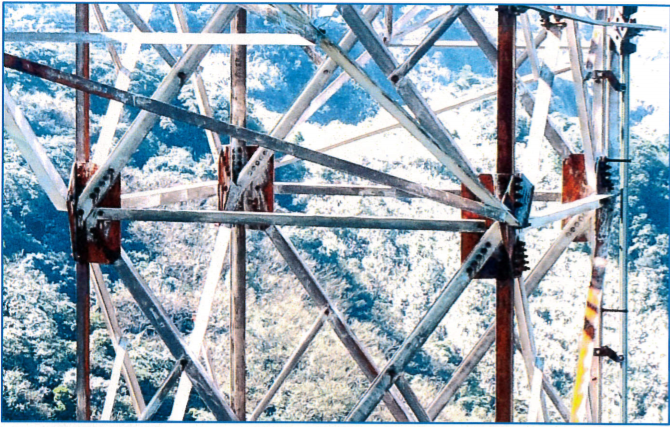
#> input picture 01.PNG, 670 x 427 px
$ python -i funtion_type_white.py   (imports and definitions only)
#> lines starting #> are read from the running program, lines starting #| are printed output that depends on the picture; after the words box and inside, x2 and y2 are one past the last pixel; in counts of white or black regions, pixels touching at a corner belong together
import cv2
import numpy as np
import os
import matplotlib.pyplot as plt
from PIL import Image
from PIL import ImageEnhance

def single_np(arr, target):
    arr = np.array(arr)
    mask = (arr == target)
    arr_new = arr[mask]
    return arr_new.size # 計算單個元素出現次數


def rust_identification (input_img ,output_img = 'no need'):
    '''
    input_img : The filename of the input image
    output_img : The filename of the output image, and it is optional!!
    First value of return : total pixel of rusty part(red part)
    Second value of return : total pixel of towel part(white part)
    Thrid value of return : the percentage of rusty
    left image : The original image with enhancement
    middle image : The image include the part of tower(find the part of white)
    right image : The image include the part of rust(find the part of red and purple)
    '''
#> called with input_img = '01.PNG', output_img = 'no need'
    if not os.path.isfile(input_img):
        print ("Fail to open ",end= ' ')
        print (input_img)
        return None,None,None

    img = cv2.imread(input_img, 1) #Read the image as img
#> img is the input picture: shape (427, 670, 3); mean B, G, R 182.1, 169.8, 153.4

    image = Image.fromarray(cv2.cvtColor(img,cv2.COLOR_BGR2RGB))  #Transform to RGB, the structure of PIT
    enh_col = ImageEnhance.Color(image)  #Color enhencement
    color = 3.0
    image_colored1 = enh_col.enhance(color) #Transform back to BGR, the structure of open CV
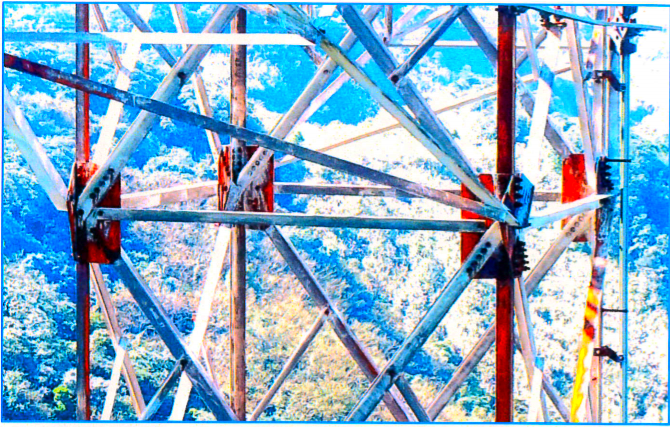
#> image_colored1: PIL image 670x427 RGB; mean R, G, B 137.7, 176.9, 204
    img_hsv = cv2.cvtColor(img, cv2.COLOR_BGR2HSV) #Create a HSV one
#> img_hsv: shape (427, 670, 3); mean H, S, V 87.1, 67, 187.2


    #Set different boundaries for different shades of rust
    boundaries1 = [([0, 0, 221],[180, 30, 255])]#white
    boundaries2 = [([0, 43, 46],[10, 255, 255])]#red 1
    boundaries5 = [([125, 43, 46],[180, 255, 255])]#red 2
    pixal_white = 0
    #detec all range white
    for (lower1, upper1) in boundaries1:
        lower1 = np.array(lower1, dtype = "uint8")
        upper1 = np.array(upper1, dtype = "uint8")
        mask = cv2.inRange(img_hsv, lower1, upper1) #Finding all of the points in range WHITE
        for k in mask:
            for y in k:
                if y is not 0:
                    pixal_white = pixal_white+1 #calculate the part of white
        white_part = cv2.copyTo(img_hsv,mask)
        white_part = cv2.cvtColor(white_part, cv2.COLOR_HSV2BGR)
#> this loop made 1 pass
#> pass 1, in rust_identification, `white_part = cv2.cvtColor(white_part, cv2.COLOR_HSV2BGR)`:
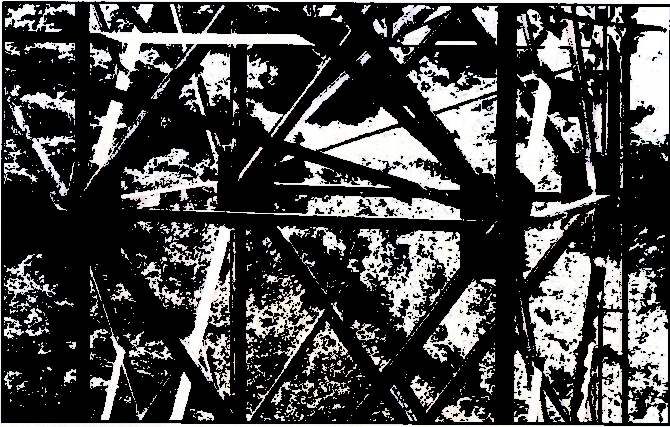
#> white_part: shape (427, 670, 3); mean B, G, R 71.1, 71, 71.2
#> after the loop, pixal_white = 286090

    #detec all range red 1
    for (lower2, upper2) in boundaries2:
        lower2 = np.array(lower2, dtype = "uint8")
        upper2 = np.array(upper2, dtype = "uint8")
        mask = cv2.inRange(img_hsv, lower2, upper2) #Finding all of the points in range RED
        pixal_red_1 = single_np(mask,255)
        red1_part = cv2.bitwise_and(img,img_hsv, mask = mask)
        red1_part = cv2.cvtColor(red1_part, cv2.COLOR_HSV2BGR)
#> this loop made 1 pass
#> pixal_red_1 on pass 1: 6286
#> pass 1, in rust_identification, `mask = cv2.inRange(img_hsv, lower2, upper2)`:
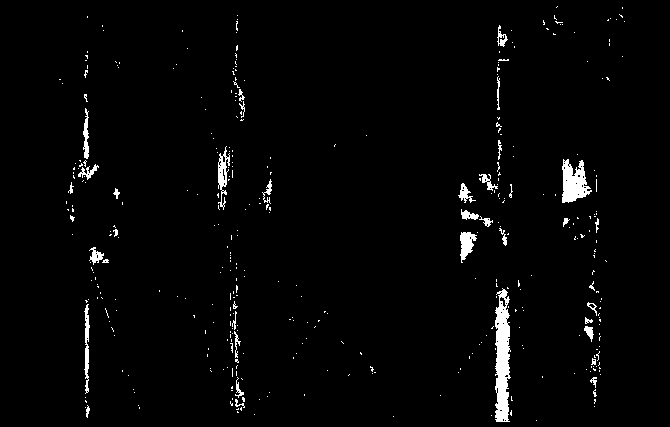
#> mask: shape (427, 670); 2.2% white; 385 white regions (348 under 20 px), largest, box (x1, y1, x2, y2) and area: (495, 288, 511, 422) 1543, (562, 159, 592, 203) 817, (218, 146, 230, 210) 336
#> pass 1, in rust_identification, `red1_part = cv2.cvtColor(red1_part, cv2.COLOR_HSV2BGR)`:
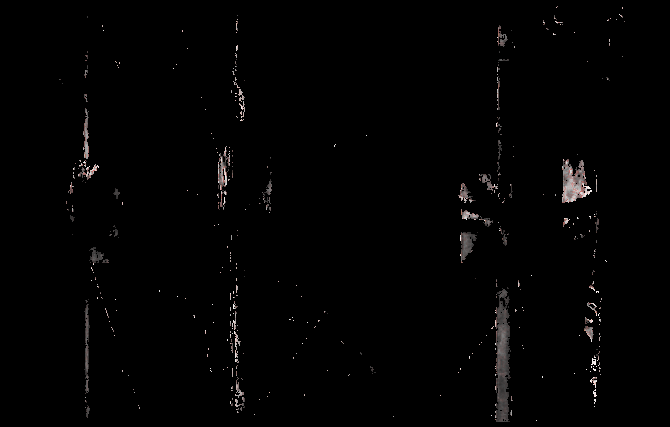
#> red1_part: shape (427, 670, 3); mean B, G, R 2.4, 2.4, 2.7

    #detec all range red 2
    for (lower3, upper3) in boundaries2:
        lower3 = np.array(lower3, dtype = "uint8")
        upper3 = np.array(upper3, dtype = "uint8")
        mask = cv2.inRange(img_hsv, lower3, upper3) #Finding all of the points in range RED
        pixal_red_2 = single_np(mask,255)
        red2_part = cv2.bitwise_and(img,img_hsv, mask = mask)
        red2_part = cv2.cvtColor(red2_part, cv2.COLOR_HSV2BGR)
#> this loop made 1 pass

    red_part = red1_part + red2_part #The rusty part
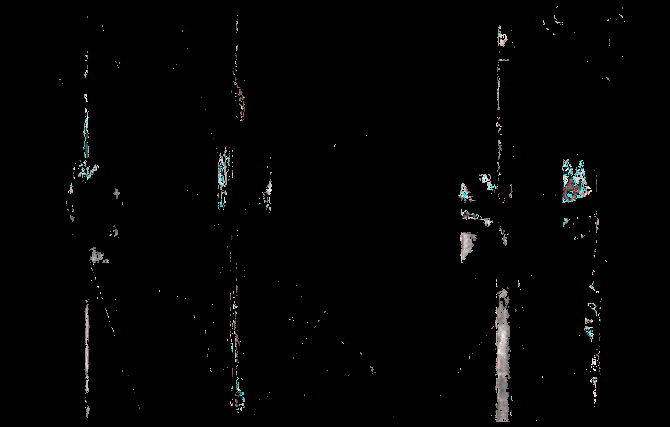
#> red_part: shape (427, 670, 3); mean B, G, R 3.2, 3.2, 3.1
    pixal_red = pixal_red_1 + pixal_red_2 #calculate the total pixal of rust part
#> pixal_red = 12572

    result1 = cv2.addWeighted(img, 0.1, red_part, 0.9, 0)  #融合圖片
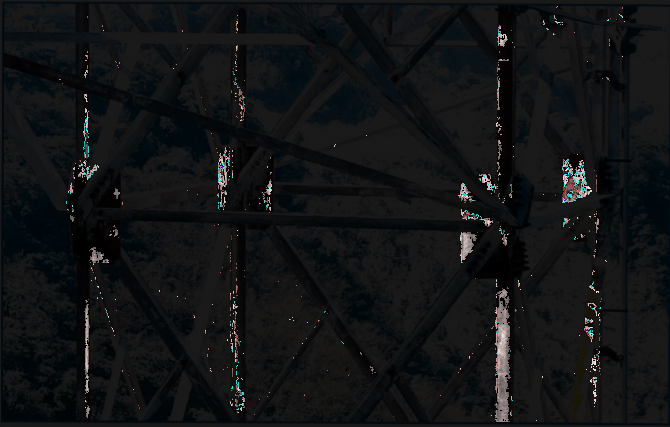
#> result1: shape (427, 670, 3); mean B, G, R 21.1, 19.8, 18.1
    result = np.concatenate([img, white_part , result1], axis=1) #拚接圖片
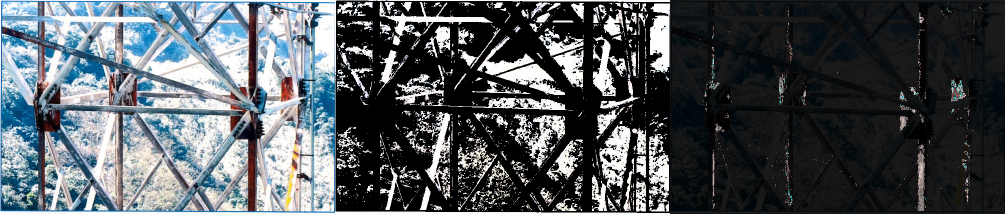
#> result: shape (427, 2010, 3) (shown at 1/2 size); mean B, G, R 91.4, 86.9, 80.9
    percentage = pixal_red / (pixal_white + pixal_red)
#> percentage = 0.0421
    #將拼接好的檔案丟到分類好的路徑資料夾下, optional
    if (output_img != 'no need') :
        try:
            cv2.imwrite(output_img,result)
        except:
            print ('Fail to output image to', end =' ')
            print (output_img)
    return pixal_red,pixal_white,percentage

>>> result = rust_identification('01.PNG')
#> result = (12572, 286090, 0.0421)

$ run again, on 02.PNG
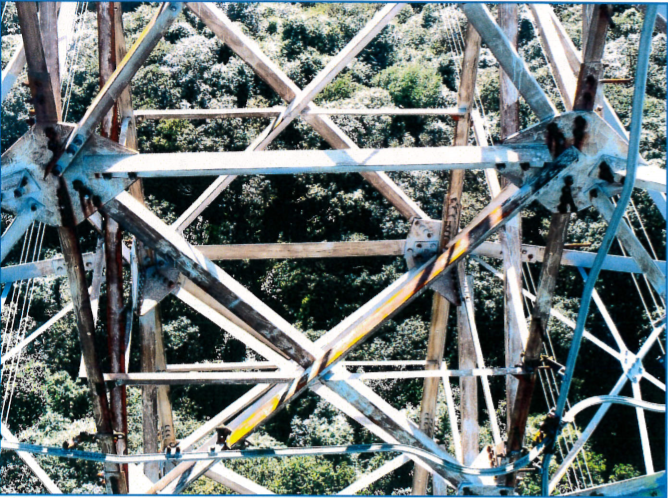
#> input picture 02.PNG, 668 x 498 px
#> in rust_identification, img is the input picture: shape (498, 668, 3); mean B, G, R 122, 121.1, 109.9
#> img_hsv: shape (498, 668, 3); mean H, S, V 76.3, 79.3, 129.8
#> the loop in rust_identification, `for (lower1, upper1) in boundaries1:` made 1 pass
#> pass 1, in rust_identification, `mask = cv2.inRange(img_hsv, lower1, upper1)`:
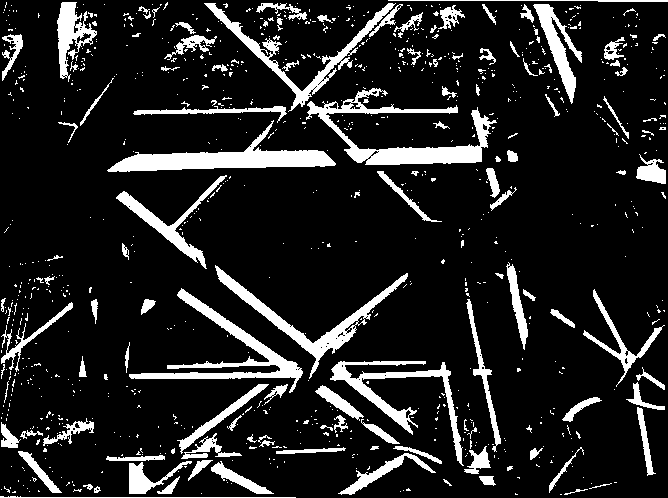
#> mask: shape (498, 668); 13.3% white; 905 white regions (781 under 20 px), largest, box (x1, y1, x2, y2) and area: (306, 88, 497, 165) 3889, (107, 120, 336, 172) 3674, (129, 288, 303, 393) 2939
#> after the loop in rust_identification, `for (lower1, upper1) in boundaries1:`: pixal_white = 332664
#> the loop in rust_identification, `for (lower2, upper2) in boundaries2:` made 1 pass
#> pixal_red_1 on pass 1: 5497
#> the loop in rust_identification, `for (lower3, upper3) in boundaries2:` made 1 pass
#> pixal_red = 10994
#> in rust_identification, `result = np.concatenate([img, white_part , result1], axis=1)`:
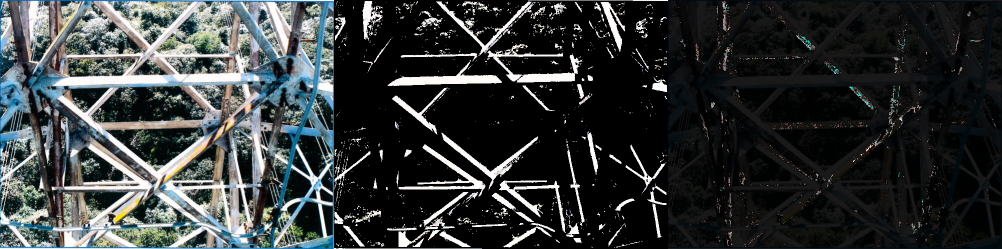
#> result: shape (498, 2004, 3) (shown at 1/2 size); mean B, G, R 56, 55.8, 51.7
#> percentage = 0.032
#> `result = rust_identification('01.PNG')`: result = (10994, 332664, 0.032)

$ run again, on 03.PNG
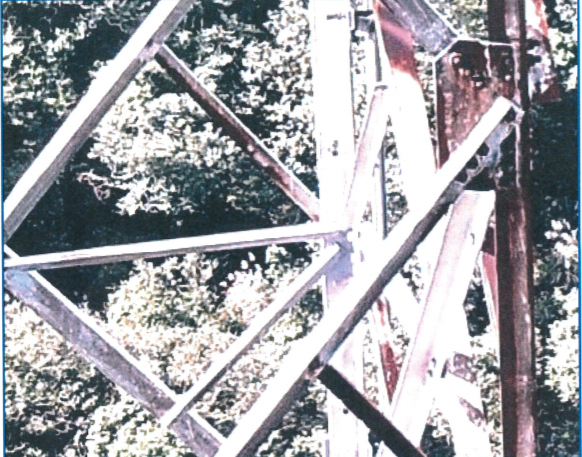
#> input picture 03.PNG, 582 x 457 px
#> in rust_identification, img is the input picture: shape (457, 582, 3); mean B, G, R 166.2, 161.3, 160
#> img_hsv: shape (457, 582, 3); mean H, S, V 85.9, 32.2, 169.4
#> after the loop in rust_identification, `for (lower1, upper1) in boundaries1:`: pixal_white = 265974
#> the loop in rust_identification, `for (lower2, upper2) in boundaries2:` made 1 pass
#> pixal_red_1 on pass 1: 521
#> pass 1, in rust_identification, `mask = cv2.inRange(img_hsv, lower2, upper2)`:
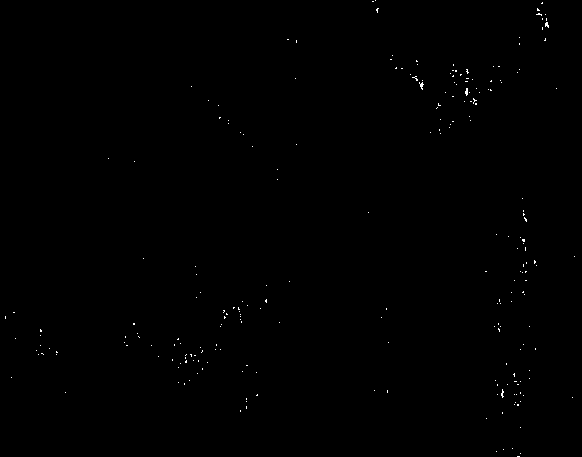
#> mask: shape (457, 582); 0.2% white in thin lines or dots
#> the loop in rust_identification, `for (lower3, upper3) in boundaries2:` made 1 pass
#> pixal_red = 1042
#> in rust_identification, `result = np.concatenate([img, white_part , result1], axis=1)`:
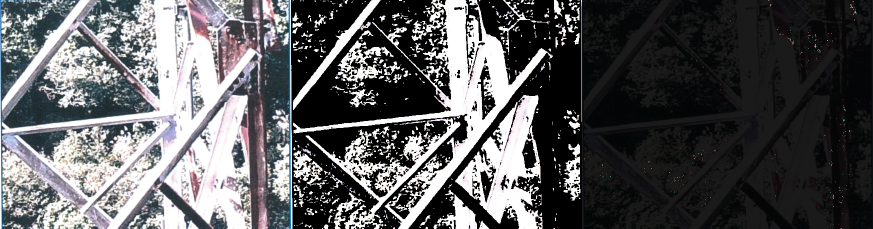
#> result: shape (457, 1746, 3) (shown at 1/2 size); mean B, G, R 91.9, 90, 89.7
#> percentage = 0.0039
#> `result = rust_identification('01.PNG')`: result = (1042, 265974, 0.0039)

$ run again, on 04.PNG
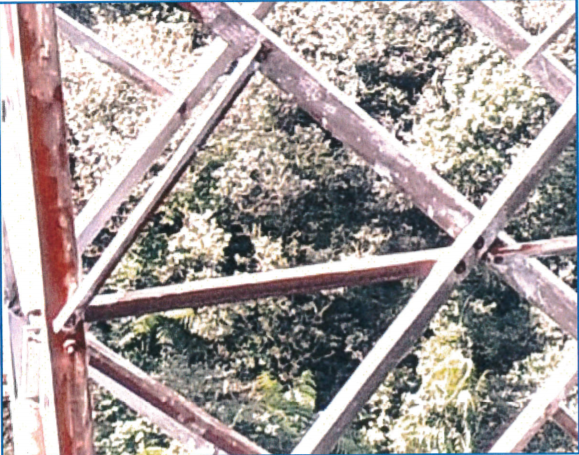
#> input picture 04.PNG, 579 x 455 px
#> in rust_identification, img is the input picture: shape (455, 579, 3); mean B, G, R 158.2, 159.4, 168.2
#> img_hsv: shape (455, 579, 3); mean H, S, V 73.1, 35.9, 172.5
#> after the loop in rust_identification, `for (lower1, upper1) in boundaries1:`: pixal_white = 263445
#> the loop in rust_identification, `for (lower2, upper2) in boundaries2:` made 1 pass
#> pixal_red_1 on pass 1: 14771
#> the loop in rust_identification, `for (lower3, upper3) in boundaries2:` made 1 pass
#> pixal_red = 29542
#> in rust_identification, `result = np.concatenate([img, white_part , result1], axis=1)`:
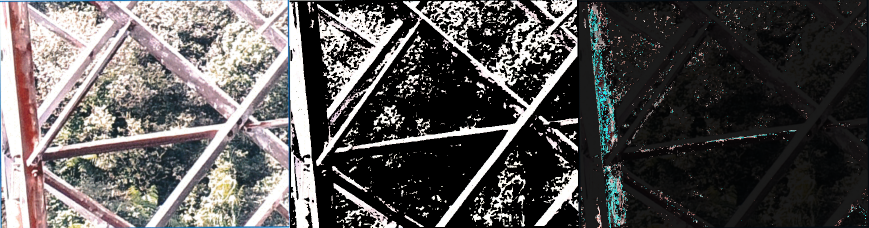
#> result: shape (455, 1737, 3) (shown at 1/2 size); mean B, G, R 85.1, 85.7, 88.7
#> percentage = 0.101
#> `result = rust_identification('01.PNG')`: result = (29542, 263445, 0.101)
